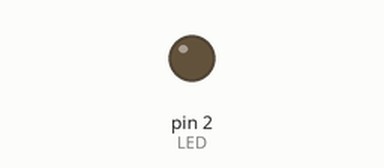
Simulated run of this sketch. Board: Arduino Uno, built with avr-gcc and run on an emulated ATmega328P. On the bench: output pins drawn as LEDs (lit = HIGH).

Above: at 0.3 s.
At 4.6 s:
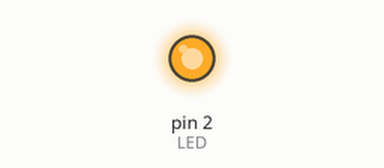
Timing chart, 0 to 7.0 s (numbered marks = the images above):
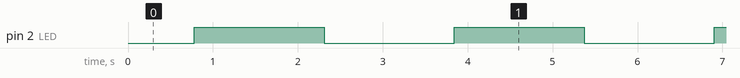

Measured:
- by itself, pin 2 (LED): alternates HIGH for 1.5 s and LOW for 1.5 s

The sketch:

sketch_sep29a_lab1_7.ino
```cpp
/*
 * Conard James B. Faraon
 * Pouria Ghadimi
 * CSS427 Fall 2017 Lab1 Ex7
 */

const int LED = 2; //using pin D2
int brightness = 0;
int fadeAmount = 5;

// the setup function runs once when you press reset or power the board
void setup()
{
  // initialize digital pin LED_BUILTIN as an output.
  pinMode(LED, OUTPUT);
}

// the loop function runs over and over again forever
void loop()
{
  analogWrite(LED, brightness);

  brightness += fadeAmount;

  if(brightness <= 0 || brightness >= 255)
  {
    fadeAmount = -fadeAmount;
  }

  delay(30);

}
```
